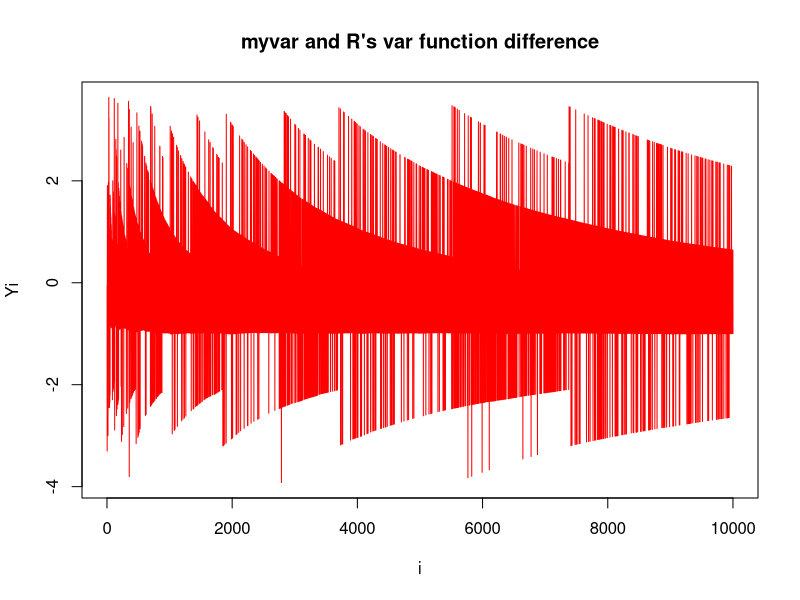

This figure's R source:
## ---- chunk 1
myvar <- function(x) {
  n <- length(x)
  return((sum(x^2) - (sum(x)^2) / n) / (n - 1))
}
ex_data<-c(1,2,3,4)
cat("myvar function with the example data(c(1,2,3,4)):",myvar(ex_data), "\n")
cat("var function with the example data(c(1,2,3,4)):",var(ex_data))
## ---- chunk 2
myvar <- function(x) {
  n <- length(x)
  return((sum(x^2) - (sum(x)^2) / n) / (n - 1))
}
set.seed(123)
n <- 10000
mean_value <- 10^8
variance<-1
std_dev <- sqrt(variance)
x <- rnorm(n, mean = mean_value, sd = std_dev)

cat("myvar function output with random data:",myvar(x), "\n")
cat("var function output with random data:",var(x))
## ---- chunk 3
myvar <- function(x) {
  n <- length(x)
  return((sum(x^2) - (sum(x)^2) / n) / (n - 1))
}

set.seed(123)
n <- 10000
mean_value <- 10^8
variance<-1
std_dev <- sqrt(variance)
x <- rnorm(n, mean = mean_value, sd = std_dev)

computed_variance <- myvar(x)
difference_fnctns <- numeric(n)
for (i in 1:n) {
  x_sub <- x[1:i]
  difference_fnctns[i] <- myvar(x_sub) - var(x_sub)
}
plot(1:n, difference_fnctns, type="l", col="red", main="myvar and R's var function difference", xlab="i", ylab="Yi")

## ---- chunk 4
var_two_pass <- function(x) {
  # sample mean calculation
  n <- length(x)
  mean_val <- sum(x) / n

  # compute the sum of the squares of the differences from the mean
  sum_sq_diffs <- sum((x - mean_val)^2)

  return(sum_sq_diffs / (n - 1))
}
set.seed(123)
n <- 10000
mean_value <- 10^8
variance <- 1
std_dev <- sqrt(variance)
x <- rnorm(n, mean = mean_value, sd = std_dev)

cat("Var function output:", var(x), "\n")
cat("Two-pass variance output:", var_two_pass(x))

